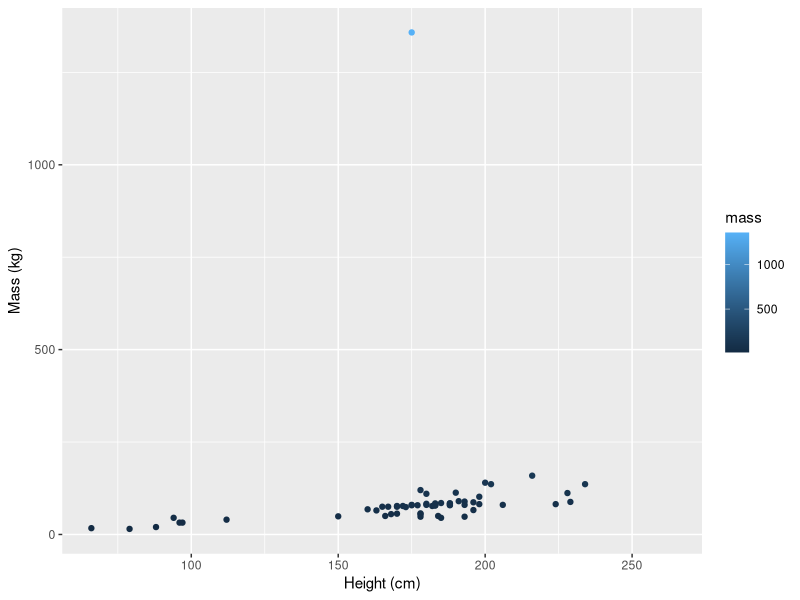
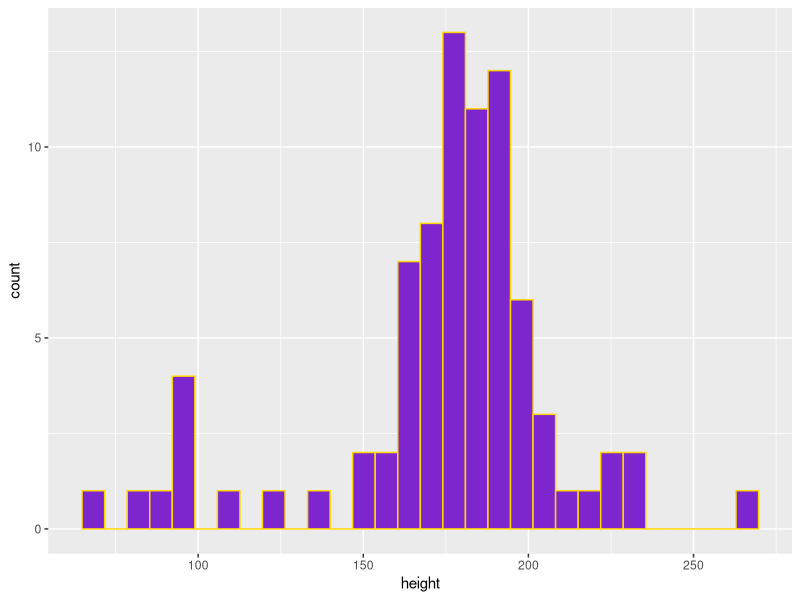

The R script that drew these images, in order:
## ---- chunk 1
#| warning: false
#| message: false

library(tidyverse)

## ---- chunk 2
#| include: false

# Return the first 6 lines of `starwars` ----
head(starwars)

# Check the dimensions ----
dim(starwars)

## ---- chunk 3
#| warning: false
#| echo: false

ggplot(data = starwars, aes(x = height, y = mass, color = mass)) + 
  geom_point() +
  labs(x = "Height (cm)",
       y = "Mass (kg)")
## ---- chunk 4
#| warning: false
#| fig-cap: "caption text"
#| fig-alt: "figure alt text"

ggplot(data = starwars, aes(x = height)) + 
  geom_histogram(color = "gold", fill = "purple3")

## ---- chunk 5

sw_height_mean <- mean(starwars$height, na.rm = TRUE)
sw_height_median <- median(starwars$height, na.rm = TRUE)
sw_height_var <- var(starwars$height, na.rm = TRUE)
sw_height_sd <- sd(starwars$height, na.rm = TRUE)


